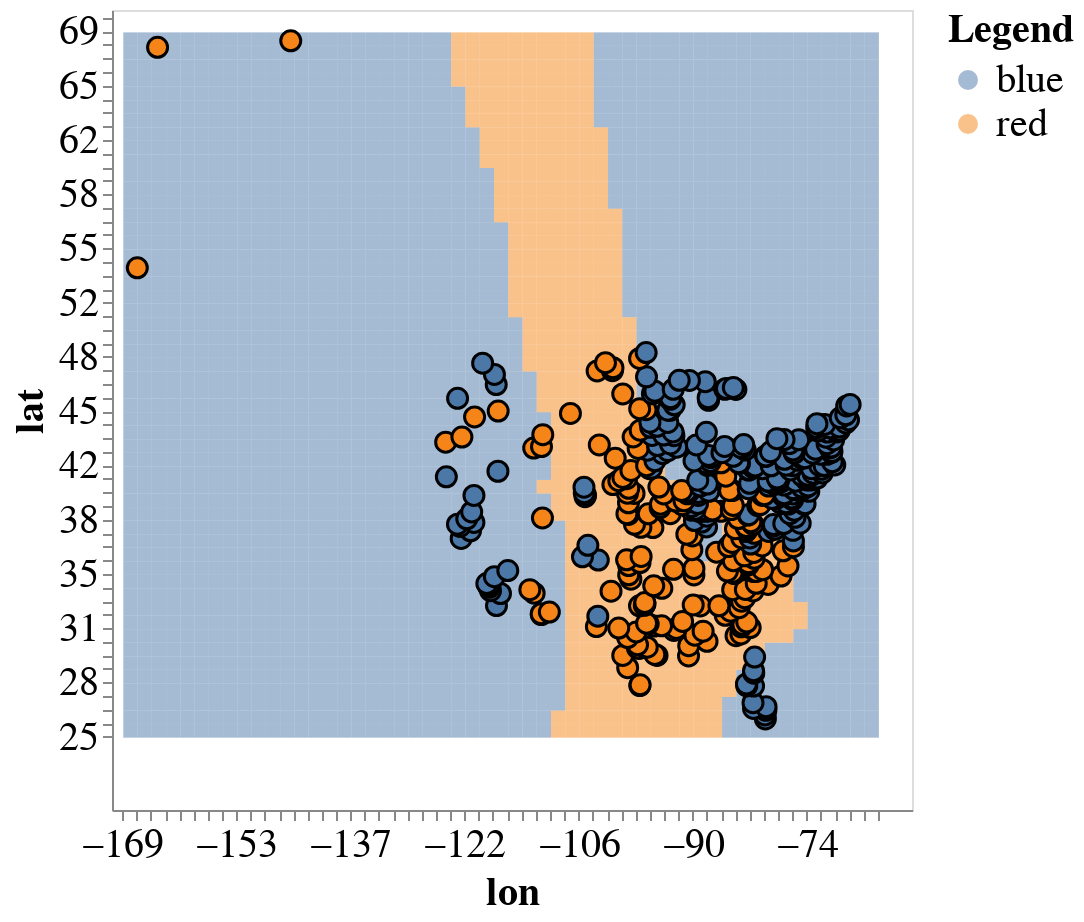

Notebook cell for this chart:
### Markdown cell above
- How about a larger `k`

### Code cell
knn = KNeighborsClassifier(n_neighbors=20).fit(X, y)
plot_model(X, y, knn)

### Figure 1 — Vega-Lite specification as saved in the notebook (floating-point values rounded to 4 significant figures; data arrays with more than 128 entries replaced by an {"elided": "..."} marker saying what was removed)
{"config": {"view": {"continuousWidth": 400, "continuousHeight": 300}, "axis": {"labelFontSize": 20, "titleFontSize": 20}, "legend": {"labelFontSize": 20, "titleFontSize": 20}}, "layer": [{"data": {"name": "data-99691a3f37b50f1efaf605e6c0cb65ea"}, "mark": {"type": "rect", "opacity": 0.5}, "encoding": {"color": {"type": "nominal", "field": "predictions", "title": "Legend"}, "x": {"type": "quantitative", "bin": {"step": 1.96}, "field": "x1"}, "y": {"type": "quantitative", "bin": {"step": 0.8477}, "field": "x2"}}, "height": 400, "width": 400}, {"data": {"name": "data-f96ead86e7413cebe6dadbd88c38f286"}, "mark": {"type": "circle", "opacity": 1, "size": 100, "stroke": "black", "strokeWidth": 1.5}, "encoding": {"color": {"type": "nominal", "field": "vote"}, "x": {"type": "quantitative", "axis": {"labels": true, "ticks": true, "title": "lon"}, "field": "lon"}, "y": {"type": "quantitative", "axis": {"labels": true, "ticks": true, "title": "lat"}, "field": "lat"}}}], "$schema": "https://vega.github.io/schema/vega-lite/v4.0.0.json", "datasets": {"data-99691a3f37b50f1efaf605e6c0cb65ea": {"elided": "2756 records"}, "data-f96ead86e7413cebe6dadbd88c38f286": {"elided": "400 records"}}}
